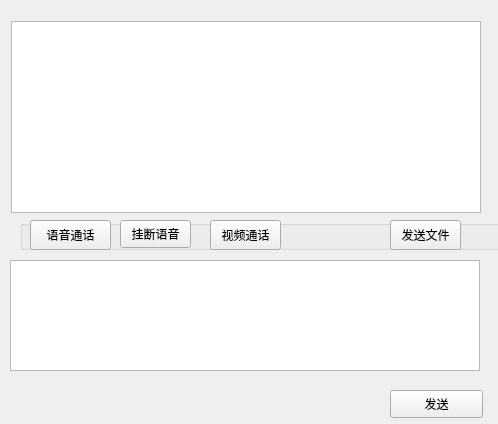
<?xml version="1.0" encoding="UTF-8"?>
<ui version="4.0">
 <class>ChatDialog</class>
 <widget class="QWidget" name="ChatDialog">
  <property name="geometry">
   <rect>
    <x>0</x>
    <y>0</y>
    <width>498</width>
    <height>424</height>
   </rect>
  </property>
  <property name="windowTitle">
   <string>Form</string>
  </property>
  <widget class="QGroupBox" name="groupBox">
   <property name="geometry">
    <rect>
     <x>20</x>
     <y>220</y>
     <width>531</width>
     <height>30</height>
    </rect>
   </property>
   <property name="title">
    <string/>
   </property>
   <widget class="QPushButton" name="pb_tool2">
    <property name="geometry">
     <rect>
      <x>190</x>
      <y>0</y>
      <width>71</width>
      <height>30</height>
     </rect>
    </property>
    <property name="text">
     <string>视频通话</string>
    </property>
    <property name="autoDefault">
     <bool>false</bool>
    </property>
   </widget>
   <widget class="QPushButton" name="pb_tool3">
    <property name="geometry">
     <rect>
      <x>370</x>
      <y>0</y>
      <width>71</width>
      <height>30</height>
     </rect>
    </property>
    <property name="text">
     <string>发送文件</string>
    </property>
   </widget>
   <widget class="QPushButton" name="pb_tool1">
    <property name="geometry">
     <rect>
      <x>10</x>
      <y>0</y>
      <width>81</width>
      <height>30</height>
     </rect>
    </property>
    <property name="text">
     <string>语音通话</string>
    </property>
   </widget>
   <widget class="QPushButton" name="pb_closeVoid">
    <property name="geometry">
     <rect>
      <x>100</x>
      <y>0</y>
      <width>71</width>
      <height>28</height>
     </rect>
    </property>
    <property name="text">
     <string>挂断语音</string>
    </property>
   </widget>
  </widget>
  <widget class="QPushButton" name="pb_send">
   <property name="geometry">
    <rect>
     <x>390</x>
     <y>390</y>
     <width>93</width>
     <height>28</height>
    </rect>
   </property>
   <property name="text">
    <string>发送</string>
   </property>
  </widget>
  <widget class="QTextBrowser" name="tb_chat">
   <property name="geometry">
    <rect>
     <x>11</x>
     <y>21</y>
     <width>470</width>
     <height>192</height>
    </rect>
   </property>
  </widget>
  <widget class="QTextEdit" name="te_chat">
   <property name="geometry">
    <rect>
     <x>10</x>
     <y>260</y>
     <width>470</width>
     <height>111</height>
    </rect>
   </property>
  </widget>
 </widget>
 <resources/>
 <connections/>
</ui>
